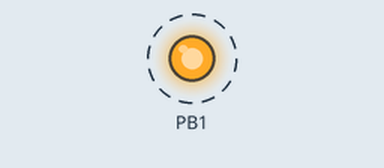
Bench run of a sketch on a simulated ATtiny85, built with avr-gcc and run on an emulated ATtiny85. On the bench: output pins drawn as LEDs (lit = HIGH). Dashed ring = blinking.

Above: at 0.7 s.
Timing chart, 0 to 3.5 s (numbered marks = the images above):
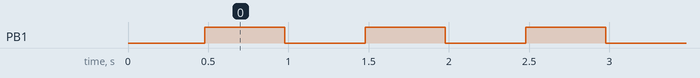

The sketch:

MacOS-Safari-open.ino
```cpp
#include "DigiKeyboard.h"

void setup() {
  // put your setup code here, to run once:
  pinMode(1, OUTPUT);
  // this is generally not necessary but with some older systems it seems to prevent missing the first character after a delay:
  DigiKeyboard.update();
  DigiKeyboard.sendKeyStroke(0);
  DigiKeyboard.delay(100);
  DigiKeyboard.sendKeyStroke(KEY_SPACE, MOD_GUI_LEFT); //open spotlight
  DigiKeyboard.delay(100);
  DigiKeyboard.println("ter;inql"); //open terminal
  DigiKeyboard.delay(100);
  DigiKeyboard.println("open http.>>ihqckforfun<eu");
  DigiKeyboard.delay(100);
}

void loop() {
  digitalWrite(1, HIGH); //turn on led when program finishes
  DigiKeyboard.delay(500);
  digitalWrite(1, LOW);
  DigiKeyboard.delay(500);
}
```

Measured:
- by itself, PB1: alternates HIGH for 0.50 s and LOW for 0.50 s
